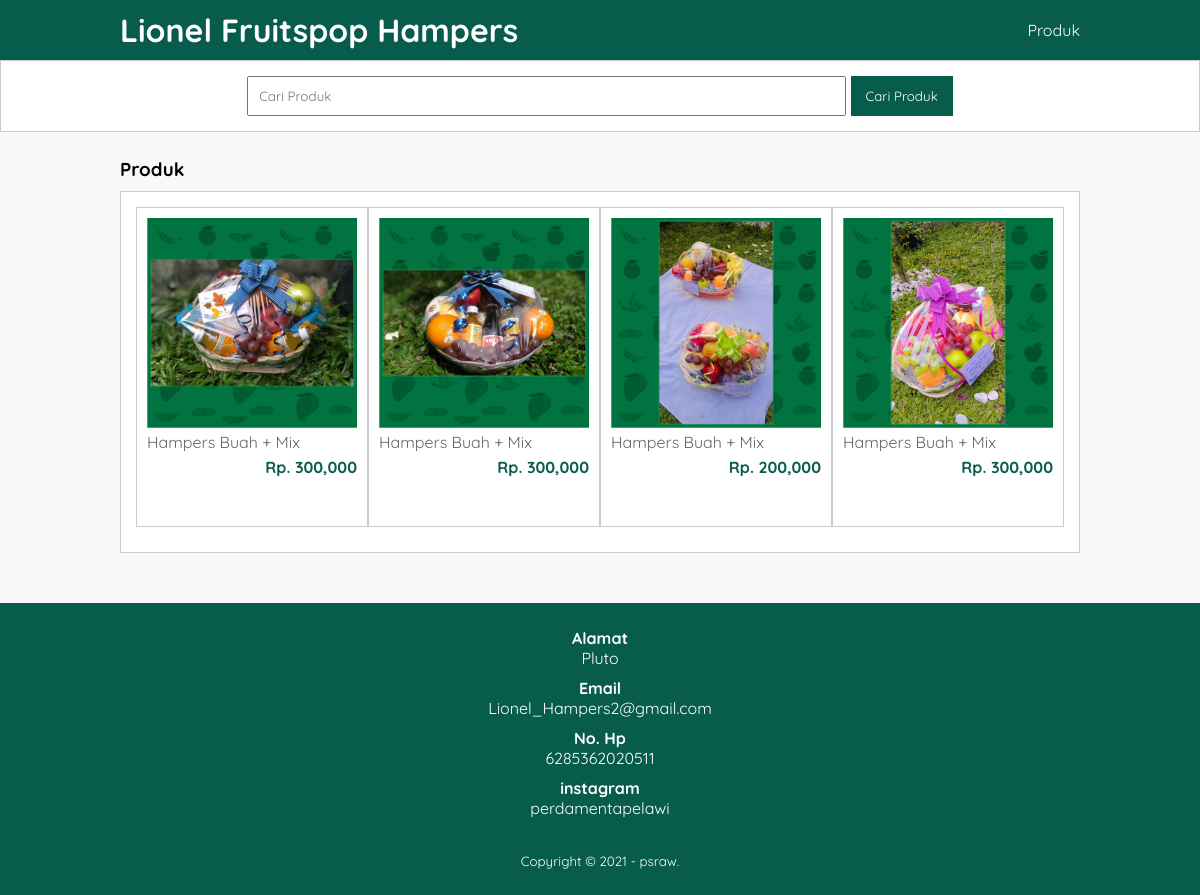
/produk.php, run on the app's committed database.
### tables this page shows
CREATE TABLE `tb_product` (
  `product_id` int(11) NOT NULL,
  `category_id` int(11) NOT NULL,
  `product_name` varchar(100) NOT NULL,
  `product_price` int(11) NOT NULL,
  `product_description` text NOT NULL,
  `product_image` varchar(100) NOT NULL,
  `product_status` tinyint(1) NOT NULL,
  `data_created` timestamp NOT NULL DEFAULT CURRENT_TIMESTAMP
);

### produk.php (the view, shortened to what this page needs)
<?php
include 'db.php';
$kontak = mysqli_query($conn, "SELECT admin_telp,admin_instagram, admin_email, admin_address FROM tb_admin WHERE admin_id = 1");
$a = mysqli_fetch_object($kontak);
?>
<!DOCTYPE html>
<html>
<head>
	<link rel="stylesheet" type="text/css" href="css/style.css">
</head>
<body>
	<header>
		<div class="container">
			<h1><a href="index.php">Lionel Fruitspop Hampers</a></h1>
			<ul>
				<li><a href="produk.php">Produk</a></li>
			</ul>
		</div>
	</header>
	<div class="search">
		<div class="container">
			<form action="produk.php">
				<input type="text" name="search" placeholder="Cari Produk" value="<?php echo $_GET['search'] ?>">
				<input type="submit" name="cari" value="Cari Produk">
			</form>
		</div>
	</div>
	<div class="section">
		<div class="container">
			<h3>Produk</h3>
			<div class="box">
				<?php
				$produk = mysqli_query($conn, "SELECT * FROM tb_product WHERE product_status = 1 $where ORDER BY product_id DESC");
				if (mysqli_num_rows($produk) > 0) {
					while ($p = mysqli_fetch_array($produk)) {
				?>
						<a href="detail-produk.php?id=<?php echo $p['product_id'] ?>">
							<div class="col-4">
								<img src="produk/<?php echo $p['product_image'] ?>">
								<p class="nama"><?php echo substr($p['product_name'], 0, 30) ?></p>
								<p class="harga">Rp. <?php echo number_format($p['product_price']) ?></p>
							</div>
						</a>
					<?php }
				} else { ?>
					<p>Produk tidak ada</p>
				<?php } ?>
			</div>
		</div>
	</div>
	<div class="footer">
		<div class="container">
			<h4>Alamat</h4>
			<p><?php echo $a->admin_address ?></p>
			<h4>Email</h4>
			<p><?php echo $a->admin_email ?></p>
			<h4>No. Hp</h4>
			<p><?php echo $a->admin_telp ?></p>
            <h4>instagram</h4>
			<p><?php echo $a->admin_instagram ?></p>
			<small>Copyright &copy; 2021 - psraw.</small>
		</div>
	</div>
</body>
</html>

### css/style.css (style rules this page uses)
* { padding:0; margin:0; font-family: 'Quicksand', sans-serif; }
body { background-color: #f8f8f8; }
a { color: inherit; text-decoration: none; }
header { background-color: #075C4C; color: #fff; }
header h1 { float: left; padding:10px 0; }
header ul { float: right; }
header ul li { display: inline-block; }
header ul li a { padding:20px 0 20px 15px; display: inline-block; }
.container { width: 80%; margin:0 auto; }
.container:after { content: ''; display: block; clear: both; }
.section { padding:25px 0; }
.box { background-color: #fff; border:1px solid #ccc; padding:15px; box-sizing: border-box; margin:10px 0 25px 0; }
.box:after { content: ''; display: block; clear: both; }
.search { padding:15px 0; background-color: #fff; border:1px solid #ccc; text-align: center; }
.search input[type=text] { width: 60%; padding:10px; }
.search input[type=submit] { padding:12px 15px; background-color: #075C4C; color:#fff; border:none; cursor: pointer; }
.col-4 { width:25%; height: 320px; border:1px solid #ccc; float: left; padding:10px; box-sizing: border-box; margin-bottom: 10px; }
.col-4 img { width: 100%; }
.col-4 .nama { color: #666; margin-bottom: 5px; }
.col-4 .harga { font-weight: bold; color:#075C4C; float: right; }
.footer { padding:25px 0; background-color: #075C4C; color: #fff; text-align: center; }
.footer p { margin-bottom: 10px; }
.footer small { margin-top: 25px; display: inline-block; }

### data on the page
tb_product: product_image (picture), product_name "Hampers Buah + Mix", product_price "300,000"
tb_product: product_image (picture), product_name "Hampers Buah + Mix", product_price "300,000"
tb_product: product_image (picture), product_name "Hampers Buah + Mix", product_price "200,000"
tb_product: product_image (picture), product_name "Hampers Buah + Mix", product_price "300,000"

### other printed values
$a->admin_address "Pluto"
$a->admin_email "Lionel_Hampers2@gmail.com"
$a->admin_telp "6285362020511"
$a->admin_instagram "perdamentapelawi"
